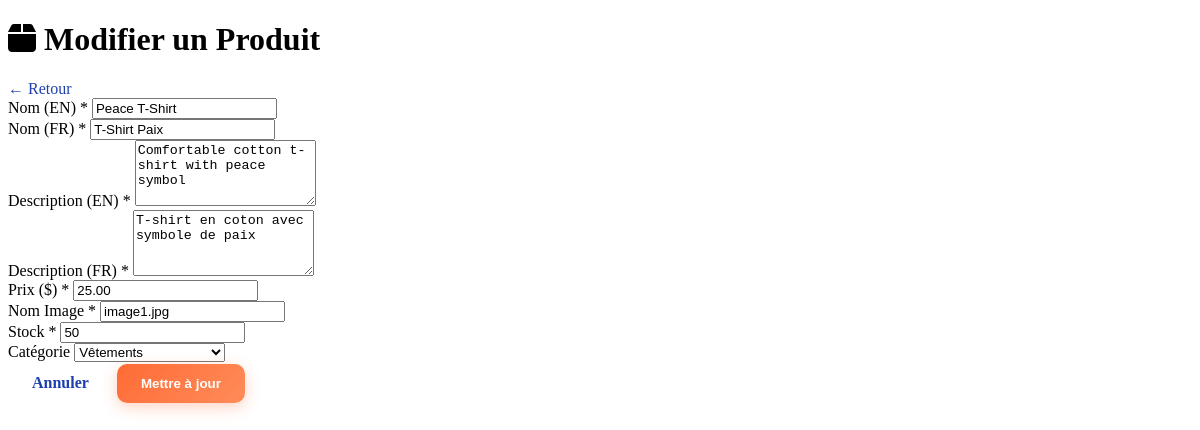
Page /index.php?controller=product&action=edit&id=1 (signed in) on the committed database.
### tables this page shows
CREATE TABLE `products` (
    `id` INT AUTO_INCREMENT PRIMARY KEY,
    `name_en` VARCHAR(255) NOT NULL,
    `name_fr` VARCHAR(255) NOT NULL,
    `description_en` TEXT,
    `description_fr` TEXT,
    `price` DECIMAL(10, 2) NOT NULL,
    `img_name` VARCHAR(255),
    `stock` INT DEFAULT 0,
    `category_id` INT NULL,
    `is_active` TINYINT(1) DEFAULT 1,
    `created_at` TIMESTAMP DEFAULT CURRENT_TIMESTAMP,
    `updated_at` TIMESTAMP DEFAULT CURRENT_TIMESTAMP ON UPDATE CURRENT_TIMESTAMP,
    INDEX `idx_category` (`category_id`),
    INDEX `idx_active` (`is_active`),
    INDEX `idx_stock` (`stock`)
);

CREATE TABLE `categories` (
    `id` INT AUTO_INCREMENT PRIMARY KEY,
    `name_en` VARCHAR(255) NOT NULL,
    `name_fr` VARCHAR(255) NOT NULL,
    `description_en` TEXT,
    `description_fr` TEXT,
    `img_name` VARCHAR(255),
    `parent_id` INT NULL,
    `is_active` TINYINT(1) DEFAULT 1,
    `created_at` TIMESTAMP DEFAULT CURRENT_TIMESTAMP,
    INDEX `idx_parent` (`parent_id`),
    INDEX `idx_active` (`is_active`)
);

### models/PRODUCT.PHP (called while the page is built, shortened)
<?php
class Product {
    public static function findById($id)
    {
        $db = Database::getConnexion();
        $stmt = $db->prepare("SELECT * FROM products WHERE id = :id");
        $stmt->execute(['id' => $id]);
        return $stmt->fetch(PDO::FETCH_ASSOC);
    }
}
?>

### models/CATEGORY.PHP (called while the page is built, shortened)
<?php
class Category {
    public static function findActive(): array {
        $db = Database::getConnexion();
        $sql = "SELECT * FROM categories WHERE is_active = 1 ORDER BY name_fr ASC";
        $stmt = $db->query($sql);
        return $stmt->fetchAll(PDO::FETCH_ASSOC);
    }
}
?>

### controllers/CATEGORYCONTROLLER.PHP (called while the page is built, shortened)
<?php
require_once __DIR__ . "/../models/CATEGORY.PHP";
class CategoryController {
    public function listActiveCategories() {
        try {
            return Category::findActive();
        } catch (Exception $e) {
            $this->lastError = $e->getMessage();
            return [];
        }
    }
}

### views/admin/PRODUCT_FORM.PHP (the view, shortened to what this page needs)
<?php
if (isset($product) && !isset($productData)) {
    $productData = $product;
}
$isEdit = isset($productData) && !empty($productData);
?>
<!DOCTYPE html>
<html lang="fr">
<head>
    <link rel="stylesheet" href="https://cdnjs.cloudflare.com/ajax/libs/font-awesome/6.4.0/css/all.min.css">
    <link rel="stylesheet" href="assets/css/style.css">
</head>
<body>
    <div class="admin-view">
        <header>
            <h1><i class="fas fa-box"></i> <?php echo $isEdit ? 'Modifier' : 'Ajouter'; ?> un Produit</h1>
            <a href="index.php?controller=product&action=index" class="back-btn">← Retour</a>
        </header>
        <div class="admin-container">
            <div class="product-form-container">
                <form action="index.php?controller=product&action=<?php echo $isEdit ? 'update' : 'store'; ?>" method="post">
                    <div class="form-group">
                        <label>Nom (EN) *</label>
                        <input type="text" name="name_en" class="form-control"
                               value="<?php echo $isEdit ? htmlspecialchars($productData['name_en']) : ''; ?>" required>
                    </div>
                    <div class="form-group">
                        <label>Nom (FR) *</label>
                        <input type="text" name="name_fr" class="form-control"
                               value="<?php echo $isEdit ? htmlspecialchars($productData['name_fr']) : ''; ?>" required>
                    </div>
                    <div class="form-group">
                        <label>Description (EN) *</label>
                        <textarea name="description_en" class="form-control" rows="4" required><?php echo $isEdit ? htmlspecialchars($productData['description_en']) : ''; ?></textarea>
                    </div>
                    <div class="form-group">
                        <label>Description (FR) *</label>
                        <textarea name="description_fr" class="form-control" rows="4" required><?php echo $isEdit ? htmlspecialchars($productData['description_fr']) : ''; ?></textarea>
                    </div>
                    <div class="form-group">
                        <label>Prix ($) *</label>
                        <input type="number" name="price" class="form-control" step="0.01"
                               value="<?php echo $isEdit ? htmlspecialchars($productData['price']) : ''; ?>" required>
                    </div>
                    <div class="form-group">
                        <label>Nom Image *</label>
                        <input type="text" name="img_name" class="form-control"
                               value="<?php echo $isEdit ? htmlspecialchars($productData['img_name']) : ''; ?>" required>
                    </div>
                    <div class="form-group">
                        <label>Stock *</label>
                        <input type="number" name="stock" class="form-control" min="0"
                               value="<?php echo $isEdit ? htmlspecialchars($productData['stock'] ?? 0) : '0'; ?>" required>
                    </div>
                    <?php if (!empty($categories)): ?>
                    <div class="form-group">
                        <label>Catégorie</label>
                        <select name="category_id" class="form-control">
                            <?php foreach ($categories as $cat): ?>
                                <option value="<?php echo $cat['id']; ?>"
                                    <?php echo ($isEdit && isset($productData['category_id']) && $productData['category_id'] == $cat['id']) ? 'selected' : ''; ?>>
                                    <?php echo htmlspecialchars($cat['name_fr']); ?>
                                </option>
                            <?php endforeach; ?>
                        </select>
                    </div>
                    <?php endif; ?>
                    <div class="form-actions">
                        <a href="index.php?controller=product&action=index" class="btn btn-cancel">Annuler</a>
                        <button type="submit" class="btn btn-primary">
                            <?php echo $isEdit ? 'Mettre à jour' : 'Créer'; ?>
                        </button>
                    </div>
                </form>
            </div>
        </div>
    </div>
</body>
</html>

### rows in the picture
products: name_en "Peace T-Shirt", name_fr "T-Shirt Paix", description_en "Comfortable cotton t-shirt with peace symbol", description_fr "T-shirt en coton avec symbole de paix", price "25.00", img_name "image1.jpg", stock "50", category_id "Vêtements"
